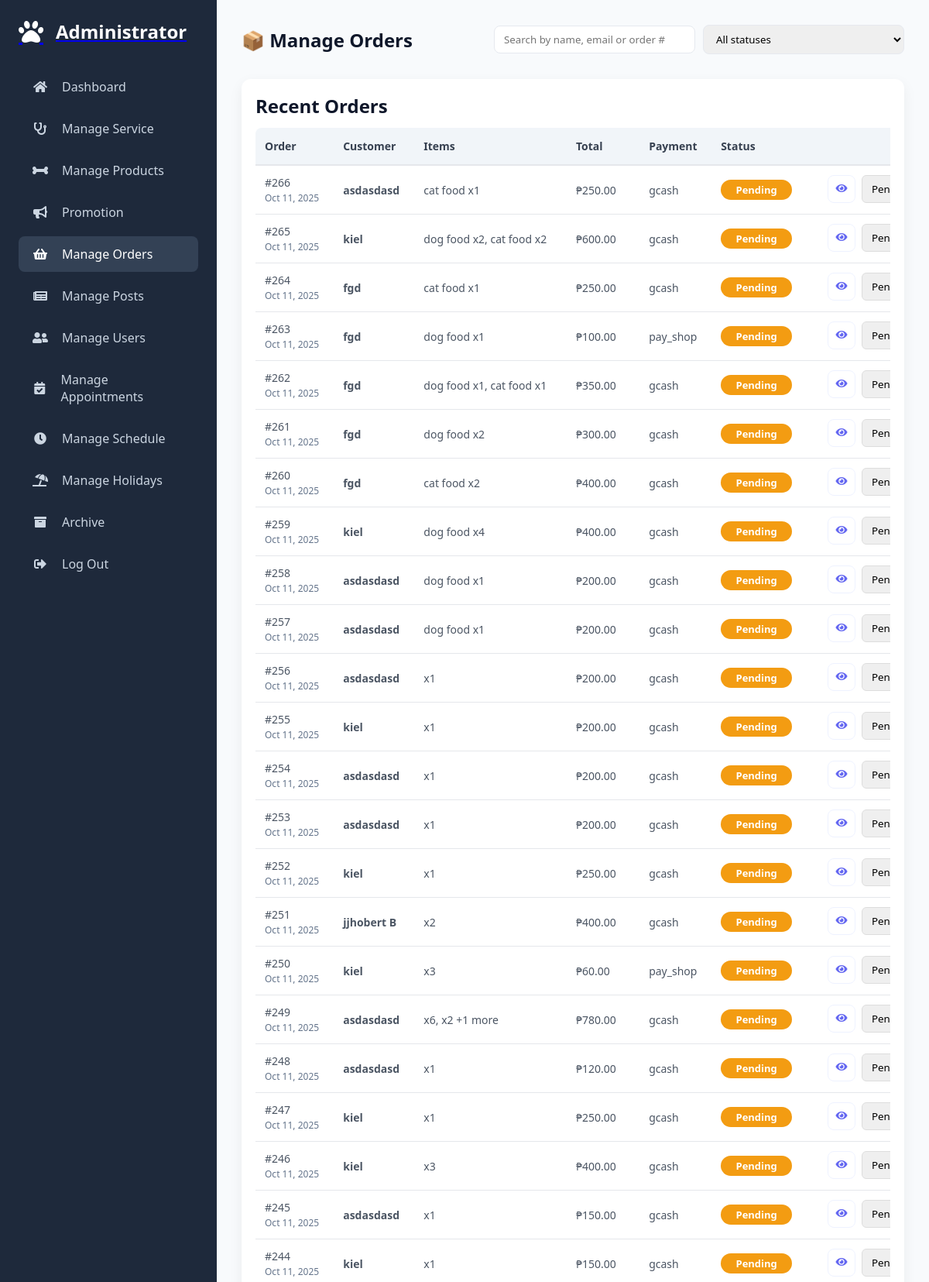
/admin/manage_orders.php (signed in, upper part), run on the app's committed database.
### tables this page shows
CREATE TABLE `orders` (
  `id` int(11) NOT NULL,
  `user_id` varchar(100) NOT NULL,
  `fullname` varchar(255) NOT NULL,
  `address` text NOT NULL,
  `checkout_email` varchar(255) DEFAULT NULL,
  `phone` varchar(20) NOT NULL,
  `payment_method` varchar(50) NOT NULL,
  `delivery_method` varchar(255) NOT NULL,
  `total` decimal(10,2) NOT NULL,
  `shipping_fee` decimal(10,2) NOT NULL,
  `status` enum('pending','confirmed','shipped','delivered','cancelled') NOT NULL DEFAULT 'pending',
  `completed_at` timestamp NULL DEFAULT NULL,
  `created_at` timestamp NOT NULL DEFAULT current_timestamp()
);

### admin/manage_orders.php (the view, shortened to what this page needs)
<?php
require_once '../components/auth_admin.php';
$orders = $conn->query("
    SELECT * FROM orders
    WHERE status NOT IN ('delivered','cancelled')
    ORDER BY created_at DESC
")->fetchAll(PDO::FETCH_ASSOC);
?>
<!DOCTYPE html>
<html lang="en">
<head>
<link rel="stylesheet" href="./../assets/css/admin/manage_orders.css?v=<?php echo time(); ?>">
<link rel="stylesheet" href="./../assets/css/admin/admin_header.css?v=<?php echo time(); ?>">
<link rel="stylesheet" href="https://cdnjs.cloudflare.com/ajax/libs/font-awesome/5.15.4/css/all.min.css">
</head>
<body>
<?php include '../components/admin_header.php'; ?>
<div class="admin-main">
    <div class="header-row">
        <h1>📦 Manage Orders</h1>
        <div class="orders-filters">
            <input type="text" id="searchInput" class="search-input" placeholder="Search by name, email or order #">
            <select id="filterStatus" class="search-input">
                <option value="">All statuses</option>
            </select>
        </div>
    </div>
    <div class="card">
        <div class="card-header"><h2>Recent Orders</h2></div>
        <div class="table-container">
            <table class="orders-table" id="ordersTable">
                <thead>
                    <tr>
                        <th>Order</th>
                        <th>Customer</th>
                        <th>Items</th>
                        <th>Total</th>
                        <th>Payment</th>
                        <th>Status</th>
                        <th class="actions">Actions</th>
                    </tr>
                </thead>
                <tbody>
                    <?php if(count($orders) > 0): ?>
                        <?php foreach($orders as $o):
                            $stmt = $conn->prepare("SELECT oi.*, p.name, p.image FROM order_items oi LEFT JOIN product p ON oi.product_id = p.id WHERE oi.order_id = ?");
                            $stmt->execute([$o['id']]);
                            $items = $stmt->fetchAll(PDO::FETCH_ASSOC);
                            $items_json = htmlspecialchars(json_encode($items), ENT_QUOTES, 'UTF-8');
                        ?>
                        <tr data-order="<?= $o['id'] ?>"
                            data-items='<?= $items_json ?>'
                            data-fullname="<?= htmlspecialchars($o['fullname'], ENT_QUOTES) ?>"
                            data-email="<?= htmlspecialchars($o['email'] ?? '', ENT_QUOTES) ?>"
                            data-phone="<?= htmlspecialchars($o['phone'] ?? '', ENT_QUOTES) ?>"
                            data-address="<?= htmlspecialchars($o['address'] ?? '', ENT_QUOTES) ?>"
                            data-total="<?= number_format($o['total'],2) ?>"
                            data-payment="<?= htmlspecialchars($o['payment_method'] ?? '', ENT_QUOTES) ?>"
                            data-status="<?= htmlspecialchars($o['status'], ENT_QUOTES) ?>"
                            data-created="<?= date("M d, Y h:i A", strtotime($o['created_at'])) ?>"
                        >
                            <td>#<?= $o['id'] ?><br><span class="small"><?= date("M d, Y", strtotime($o['created_at'])) ?></span></td>
                            <td class="customer">
                                <div><strong><?= htmlspecialchars($o['fullname']); ?></strong></div>
                            </td>
                            <td class="items">
                                <?php
                                    $preview = [];
                                    foreach ($items as $it) $preview[] = htmlspecialchars($it['name']) . " x" . intval($it['quantity']);
                                    echo implode(", ", array_slice($preview,0,2));
                                    if(count($preview)>2) echo " +".(count($preview)-2)." more";
                                ?>
                            </td>
                            <td>₱<?= number_format($o['total'],2) ?></td>
                            <td><?= htmlspecialchars($o['payment_method'] ?? '') ?></td>
                            <td><span class="status-badge status <?= htmlspecialchars($o['status']) ?>"><?= htmlspecialchars($o['status']) ?></span></td>
                            <td class="actions">
                                <button class="action-icon btn-view" title="View" data-action="view"><i class="fas fa-eye"></i></button>
                                <select class="status-select" data-id="<?= $o['id'] ?>"
                                    <?= in_array($o['status'], ['delivered','cancelled'])?'disabled':'' ?>
                                    style="padding:6px 8px; border-radius:6px; border:1px solid #ddd;">
                                    <option value="pending" <?= $o['status']=='pending'?'selected':'' ?>>Pending</option>
                                </select>
                            </td>
                        </tr>
                        <?php endforeach; ?>
                    <?php else: ?>
                        <tr><td colspan="7" class="empty-state">No orders found</td></tr>
                    <?php endif; ?>
                </tbody>
            </table>
        </div>
    </div>
</div>
</body>
</html>

### assets/css/admin/manage_orders.css (style rules this page uses)
:root { --primary-color: #6366f1; --secondary-color: #4f46e5; --dark-bg: #1e293b; --light-bg: #f8fafc; --text-dark: #0f172a; --text-light: #64748b; --card-bg: #ffffff; --border-radius: 10px; --transition: all 0.3s ease; --success: #10b981; --pending: #f59e0b; --danger: #ef4444; --info: #3b82f6; }
* { margin: 0; padding: 0; box-sizing: border-box; font-family: 'Segoe UI', sans-serif; }
body { background: var(--light-bg); color: var(--text-dark); overflow-x: hidden; }
.admin-main { margin-left: 280px; flex: 1; padding: 2rem; transition: var(--transition); min-height: 100vh; }
.header-row { display: flex; justify-content: space-between; align-items: center; gap: 1rem; margin-bottom: 1.25rem; flex-wrap: wrap; }
.header-row h1 { font-size: 24px; color: var(--text-dark); margin: 0; }
.card { background: var(--card-bg); border-radius: 12px; padding: 18px; box-shadow: 0 6px 18px rgba(0,0,0,0.06); }
.table-container { width: 100%; overflow-x: auto; margin-top: 12px; }
table.orders-table { width: 100%; border-collapse: collapse; font-size: 14px; border-radius: 8px; overflow: hidden; min-width: 900px; }
.orders-table thead { background: #f1f5f9; text-align: left; }
.orders-table thead th { padding: 14px 12px; font-weight: 600; color: #374151; border-bottom: 2px solid #e5e7eb; white-space: nowrap; }
.orders-table tbody tr { border-bottom: 1px solid #e5e7eb; transition: background 0.15s ease; }
.orders-table tbody td { padding: 12px; vertical-align: middle; color: #4b5563; }
.small { font-size: 12px; color: var(--text-light); }
td.customer { max-width: 240px; white-space: normal; }
td.items { max-width: 260px; white-space: normal; color: #374151; }
.status-badge { display: inline-block; padding: 6px 10px; border-radius: 999px; font-weight: 600; font-size: 13px; color: #fff; text-align: center; min-width: 92px; }
td.actions { display: flex; justify-content: flex-end; gap: 8px; white-space: nowrap; }
.btn-view { background: #fff; color: var(--primary-color); border: 1px solid #e6e9ff; }
.action-icon { display: inline-flex; align-items: center; justify-content: center; width: 36px; height: 36px; border-radius: 8px; background: #fff; border: 1px solid #eef2ff; color: var(--primary-color); cursor: pointer; }
.orders-filters { display: flex; gap: 10px; align-items: center; flex-wrap: wrap; }
.search-input { padding: 8px 12px; border-radius: 8px; border: 1px solid #e6e9ef; min-width: 260px; }
.orders-table th.actions { text-align: right; padding-right: 10px; }
.status-badge { display: inline-block; padding: 4px 10px; border-radius: 20px; font-size: 13px; font-weight: 600; color: #fff; text-transform: capitalize; }
.status-badge.pending { background: #f39c12; }

### assets/css/admin/admin_header.css (style rules this page uses)
:root { --primary-color: #6366f1; --secondary-color: #4f46e5; --dark-bg: #1e293b; --light-bg: #f8fafc; --text-dark: #0f172a; --text-light: #64748b; --card-bg: #ffffff; --border-radius: 10px; --transition: all 0.3s ease; }
* { margin: 0; padding: 0; box-sizing: border-box; font-family: 'Segoe UI', sans-serif; }
body { background: var(--light-bg); color: var(--text-dark); overflow-x: hidden; }
.admin-main { margin-left: 280px; flex: 1; padding: 2rem; transition: var(--transition); }
.header-row { display: flex; justify-content: space-between; align-items: center; margin-bottom: 2rem; flex-wrap: wrap; gap: 1rem; }
h1 { font-size: 2rem; font-weight: 600; color: var(--text-dark); }

### data on the page
orders: id "266", created_at "Oct 11, 2025", fullname "asdasdasd", preview "cat food x1", total "250.00", payment_method "gcash", status "Pending", status+id "Pending"
orders: id "265", created_at "Oct 11, 2025", fullname "kiel", preview "dog food x2, cat food x2", total "600.00", payment_method "gcash", status "Pending", status+id "Pending"
orders: id "264", created_at "Oct 11, 2025", fullname "fgd", preview "cat food x1", total "250.00", payment_method "gcash", status "Pending", status+id "Pending"
orders: id "263", created_at "Oct 11, 2025", fullname "fgd", preview "dog food x1", total "100.00", payment_method "pay_shop", status "Pending", status+id "Pending"
orders: id "262", created_at "Oct 11, 2025", fullname "fgd", preview "dog food x1, cat food x1", total "350.00", payment_method "gcash", status "Pending", status+id "Pending"
orders: id "261", created_at "Oct 11, 2025", fullname "fgd", preview "dog food x2", total "300.00", payment_method "gcash", status "Pending", status+id "Pending"
orders: id "260", created_at "Oct 11, 2025", fullname "fgd", preview "cat food x2", total "400.00", payment_method "gcash", status "Pending", status+id "Pending"
orders: id "259", created_at "Oct 11, 2025", fullname "kiel", preview "dog food x4", total "400.00", payment_method "gcash", status "Pending", status+id "Pending"
orders: id "258", created_at "Oct 11, 2025", fullname "asdasdasd", preview "dog food x1", total "200.00", payment_method "gcash", status "Pending", status+id "Pending"
orders: id "257", created_at "Oct 11, 2025", fullname "asdasdasd", preview "dog food x1", total "200.00", payment_method "gcash", status "Pending", status+id "Pending"
orders: id "256", created_at "Oct 11, 2025", fullname "asdasdasd", preview "x1", total "200.00", payment_method "gcash", status "Pending", status+id "Pending"
orders: id "255", created_at "Oct 11, 2025", fullname "kiel", preview "x1", total "200.00", payment_method "gcash", status "Pending", status+id "Pending"
orders: id "254", created_at "Oct 11, 2025", fullname "asdasdasd", preview "x1", total "200.00", payment_method "gcash", status "Pending", status+id "Pending"
orders: id "253", created_at "Oct 11, 2025", fullname "asdasdasd", preview "x1", total "200.00", payment_method "gcash", status "Pending", status+id "Pending"
orders: id "252", created_at "Oct 11, 2025", fullname "kiel", preview "x1", total "250.00", payment_method "gcash", status "Pending", status+id "Pending"
orders: id "251", created_at "Oct 11, 2025", fullname "jjhobert B", preview "x2", total "400.00", payment_method "gcash", status "Pending", status+id "Pending"
orders: id "250", created_at "Oct 11, 2025", fullname "kiel", preview "x3", total "60.00", payment_method "pay_shop", status "Pending", status+id "Pending"
orders: id "249", created_at "Oct 11, 2025", fullname "asdasdasd", preview "x6, x2", count($preview)-2 "1", total "780.00", payment_method "gcash", status "Pending", status+id "Pending"
orders: id "248", created_at "Oct 11, 2025", fullname "asdasdasd", preview "x1", total "120.00", payment_method "gcash", status "Pending", status+id "Pending"
orders: id "247", created_at "Oct 11, 2025", fullname "kiel", preview "x1", total "250.00", payment_method "gcash", status "Pending", status+id "Pending"
orders: id "246", created_at "Oct 11, 2025", fullname "kiel", preview "x3", total "400.00", payment_method "gcash", status "Pending", status+id "Pending"
orders: id "245", created_at "Oct 11, 2025", fullname "asdasdasd", preview "x1", total "150.00", payment_method "gcash", status "Pending", status+id "Pending"
orders: id "244", created_at "Oct 11, 2025", fullname "kiel", preview "x1", total "150.00", payment_method "gcash", status "Pending", status+id "Pending"
